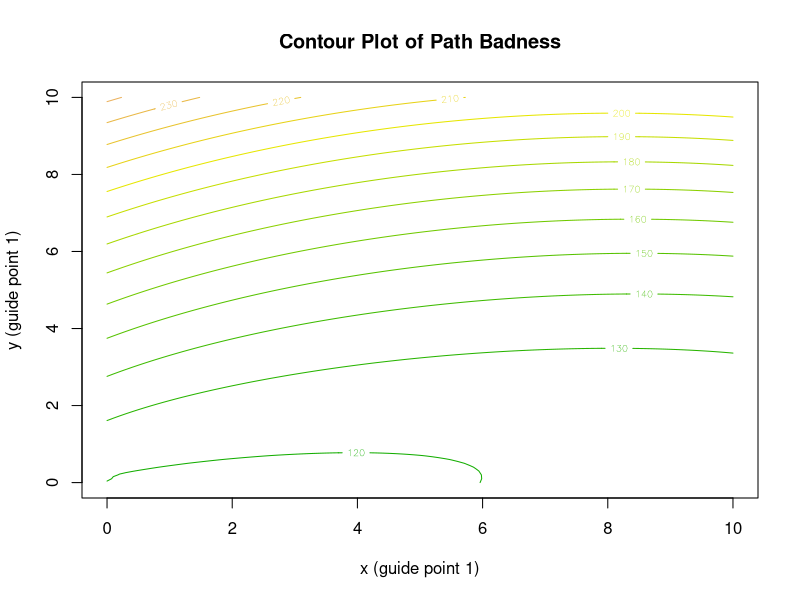

Source code (R):
## ---- chunk 1
knitr::opts_chunk$set(echo = TRUE)
## ---- chunk 2

make_bezier_path_1free = function(x=c(3,5), point2=c(7,5), begin=c(0,0), end=c(10,2))
{
  px = c(begin[1], x[1], point2[1], end[1])
  py = c(begin[2], x[2], point2[2], end[2])
  
  t = seq(from=0, to=1, by=0.01)
  bezier_path_x = (1 - t)^3 * px[1] + 
                  3 * (1 - t)^2 * t * px[2] + 
                  3 * (1 - t) * t^2 * px[3] + 
                  t^3 * px[4]

bezier_path_y = (1 - t)^3 * py[1] + 
                3 * (1 - t)^2 * t * py[2] + 
                3 * (1 - t) * t^2 * py[3] + 
                t^3 * py[4]

  return(list(x=bezier_path_x, y=bezier_path_y))
}

get_path_badness = function(path, factor_acc=10, factor_dist=1, factor_cdir=20) {
  x = path$x
  y = path$y
  dx = diff(x)
  dy = diff(y)
  d2x = c(diff(dx), 0)
  d2y = c(diff(dy), 0)
  acc = sqrt(d2x^2 + d2y^2)
  ds = sqrt(dx^2 + dy^2)
  dir = atan2(dy, dx)
  ddir = abs(diff(dir))
  badness = factor_acc * max(acc)^2 + factor_dist * sum(ds)^2 + factor_cdir * max(ddir)^2
  return(badness)
}

# Makes the data frame to use
x = rep(seq(0,10,0.1), times=101)
y = rep(seq(0,10,0.1), each=101)
df_1a = data.frame(x,y)
df_1a$rho = NA


for (k in 1:nrow(df_1a)) {
  guide1 = c(df_1a$x[k], df_1a$y[k])
  path = make_bezier_path_1free(x = guide1)
  df_1a$rho[k] = get_path_badness(path)
}

head(df_1a)
tail(df_1a)

## ---- chunk 3

x_vals <- unique(df_1a$x) 
y_vals <- unique(df_1a$y)

z_matrix <- matrix(df_1a$rho, nrow=101, ncol=101, byrow=FALSE)

contour(x_vals, y_vals, z_matrix,
        xlab = "x (guide point 1)",
        ylab = "y (guide point 1)",
        main = "Contour Plot of Path Badness",
        col = terrain.colors(20))

## ---- chunk 4

x <- df_1a$x
y <- df_1a$y
rho <- df_1a$rho

X <- cbind(1, x, x^2, x^3, y, y^2, y^3, x*y, x^2 * y, x * y^2)
Y <- rho

XtX <- t(X) %*% X
XtY <- t(X) %*% Y
beta_hat <- solve(XtX) %*% XtY
beta_hat

model_check <- lm(rho ~ x + I(x^2) + I(x^3) + y + I(y^2) + I(y^3) + I(x*y) + I(x^2*y) + I(x*y^2), data = df_1a)
summary(model_check)$coef


## ---- chunk 5

rho_fn = function(x=c(x0, y0)) {
  
  path <- make_bezier_path_1free(x = x)
  rho <- get_path_badness(path)
  
  return(rho)
}


## ---- chunk 6

opt_result <- optim(par = c(5, 5), fn = rho_fn, method = "L-BFGS-B", lower = c(0, 0), upper = c(10, 10))

opt_result$par # best x, y
opt_result$value # minimum rho 

## ---- chunk 7
make_bezier_path_2free = function(x, begin=c(0,0), end=c(10,2))
{
  point1 <- c(x[1], x[2])
  point2 <- c(x[3], x[4])
  
  
  px = c(begin[1], point1[1], point2[1], end[1])
  py = c(begin[2], point1[2], point2[2], end[2])
  
  t = seq(from=0, to=1, by=0.01)
  bezier_path_x = (1 - t)^3 * px[1] + 
                  3 * (1 - t)^2 * t * px[2] + 
                  3 * (1 - t) * t^2 * px[3] + 
                  t^3 * px[4]

bezier_path_y = (1 - t)^3 * py[1] + 
                3 * (1 - t)^2 * t * py[2] + 
                3 * (1 - t) * t^2 * py[3] + 
                t^3 * py[4]

  return(list(x=bezier_path_x, y=bezier_path_y))
}

## ---- chunk 8
rho_fn2 = function(x){
  path <- make_bezier_path_2free(x)
  rho <- get_path_badness(path)
  return(rho)
}

start <- c(3, 5, 7, 5)

opt_result_2free <- optim(par = start, fn = rho_fn2, method = "L-BFGS-B", lower = c(0, 0, 0, 0), upper = c(10, 10, 10, 10))

opt_result_2free$par    # Best positions for (x1, y1, x2, y2)
opt_result_2free$value  # Minimum badness
